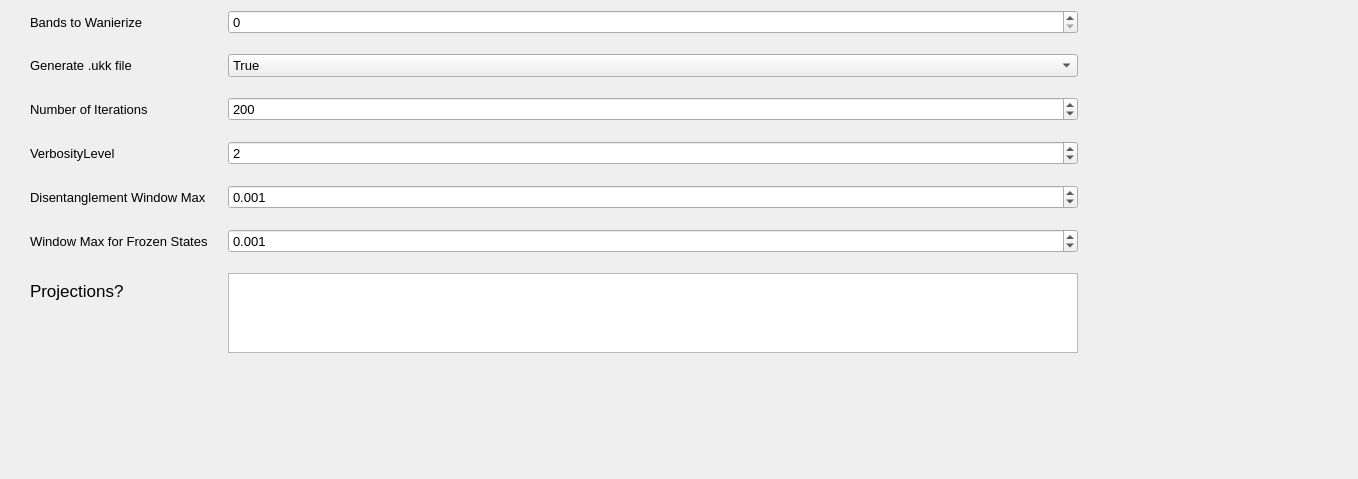
      <widget class="QWidget" name="tab_9">
       <attribute name="title">
        <string>Wannier</string>
       </attribute>
       <widget class="QWidget" name="formLayoutWidget_5">
        <property name="geometry">
         <rect>
          <x>10</x>
          <y>10</y>
          <width>1339</width>
          <height>460</height>
         </rect>
        </property>
        <layout class="QFormLayout" name="formLayout_8">
         <property name="horizontalSpacing">
          <number>20</number>
         </property>
         <property name="verticalSpacing">
          <number>20</number>
         </property>
         <item row="0" column="0">
          <widget class="QLabel" name="label_43">
           <property name="font">
            <font>
             <pointsize>10</pointsize>
            </font>
           </property>
           <property name="text">
            <string>Bands to Wanierize</string>
           </property>
           <property name="indent">
            <number>20</number>
           </property>
          </widget>
         </item>
         <item row="0" column="1">
          <widget class="QSpinBox" name="spinBox_18">
           <property name="maximumSize">
            <size>
             <width>850</width>
             <height>16777215</height>
            </size>
           </property>
           <property name="font">
            <font>
             <pointsize>10</pointsize>
            </font>
           </property>
          </widget>
         </item>
         <item row="1" column="0">
          <widget class="QLabel" name="label_44">
           <property name="font">
            <font>
             <pointsize>10</pointsize>
            </font>
           </property>
           <property name="text">
            <string>Generate .ukk file</string>
           </property>
           <property name="indent">
            <number>20</number>
           </property>
          </widget>
         </item>
         <item row="1" column="1">
          <widget class="QComboBox" name="comboBox_14">
           <property name="maximumSize">
            <size>
             <width>850</width>
             <height>16777215</height>
            </size>
           </property>
           <property name="font">
            <font>
             <pointsize>10</pointsize>
            </font>
           </property>
           <item>
            <property name="text">
             <string>True</string>
            </property>
           </item>
           <item>
            <property name="text">
             <string>False</string>
            </property>
           </item>
          </widget>
         </item>
         <item row="2" column="0">
          <widget class="QLabel" name="label_45">
           <property name="font">
            <font>
             <pointsize>10</pointsize>
            </font>
           </property>
           <property name="text">
            <string>Number of Iterations</string>
           </property>
           <property name="indent">
            <number>20</number>
           </property>
          </widget>
         </item>
         <item row="2" column="1">
          <widget class="QSpinBox" name="spinBox_19">
           <property name="maximumSize">
            <size>
             <width>850</width>
             <height>16777215</height>
            </size>
           </property>
           <property name="font">
            <font>
             <pointsize>10</pointsize>
            </font>
           </property>
           <property name="maximum">
            <number>2000</number>
           </property>
           <property name="value">
            <number>200</number>
           </property>
           <property name="displayIntegerBase">
            <number>10</number>
           </property>
          </widget>
         </item>
         <item row="3" column="0">
          <widget class="QLabel" name="label_46">
           <property name="font">
            <font>
             <pointsize>10</pointsize>
            </font>
           </property>
           <property name="text">
            <string>VerbosityLevel</string>
           </property>
           <property name="indent">
            <number>20</number>
           </property>
          </widget>
         </item>
         <item row="3" column="1">
          <widget class="QSpinBox" name="spinBox_20">
           <property name="maximumSize">
            <size>
             <width>850</width>
             <height>16777215</height>
            </size>
           </property>
           <property name="font">
            <font>
             <pointsize>10</pointsize>
            </font>
           </property>
           <property name="value">
            <number>2</number>
           </property>
          </widget>
         </item>
         <item row="4" column="0">
          <widget class="QLabel" name="label_47">
           <property name="font">
            <font>
             <pointsize>10</pointsize>
            </font>
           </property>
           <property name="text">
            <string>Disentanglement Window Max</string>
           </property>
           <property name="indent">
            <number>20</number>
           </property>
          </widget>
         </item>
         <item row="4" column="1">
          <widget class="QDoubleSpinBox" name="doubleSpinBox_8">
           <property name="maximumSize">
            <size>
             <width>850</width>
             <height>16777215</height>
            </size>
           </property>
           <property name="font">
            <font>
             <pointsize>10</pointsize>
            </font>
           </property>
           <property name="decimals">
            <number>3</number>
           </property>
           <property name="singleStep">
            <double>0.001000000000000</double>
           </property>
           <property name="value">
            <double>0.001000000000000</double>
           </property>
          </widget>
         </item>
         <item row="5" column="0">
          <widget class="QLabel" name="label_48">
           <property name="font">
            <font>
             <pointsize>10</pointsize>
            </font>
           </property>
           <property name="text">
            <string>Window Max for Frozen States</string>
           </property>
           <property name="indent">
            <number>20</number>
           </property>
          </widget>
         </item>
         <item row="5" column="1">
          <widget class="QDoubleSpinBox" name="doubleSpinBox_9">
           <property name="maximumSize">
            <size>
             <width>850</width>
             <height>16777215</height>
            </size>
           </property>
           <property name="font">
            <font>
             <pointsize>10</pointsize>
            </font>
           </property>
           <property name="decimals">
            <number>3</number>
           </property>
           <property name="singleStep">
            <double>0.001000000000000</double>
           </property>
           <property name="value">
            <double>0.001000000000000</double>
           </property>
          </widget>
         </item>
         <item row="6" column="0">
          <widget class="QLabel" name="label_49">
           <property name="font">
            <font>
             <pointsize>13</pointsize>
            </font>
           </property>
           <property name="text">
            <string>Projections?</string>
           </property>
           <property name="indent">
            <number>20</number>
           </property>
          </widget>
         </item>
         <item row="6" column="1">
          <widget class="QTextEdit" name="textEdit">
           <property name="sizePolicy">
            <sizepolicy hsizetype="Expanding" vsizetype="Maximum">
             <horstretch>0</horstretch>
             <verstretch>0</verstretch>
            </sizepolicy>
           </property>
           <property name="maximumSize">
            <size>
             <width>850</width>
             <height>80</height>
            </size>
           </property>
          </widget>
         </item>
        </layout>
       </widget>
      </widget>
